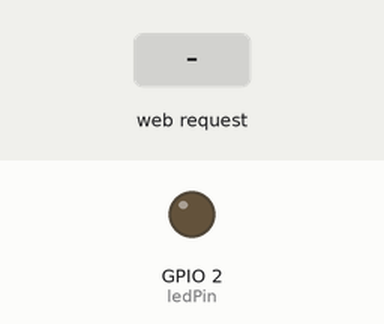
Simulated run of this sketch. Board: ESP32. Shown: output pins drawn as LEDs (lit = HIGH). The inputs (shaded band) are chosen by the test bench. WiFi joins after 1.5 s; servers stay silent unless stated; what the sketch prints to the serial monitor is not drawn.

Above: at 2.7 s.
2.8 s: HTTP request GET /ON received
At 4.0 s:
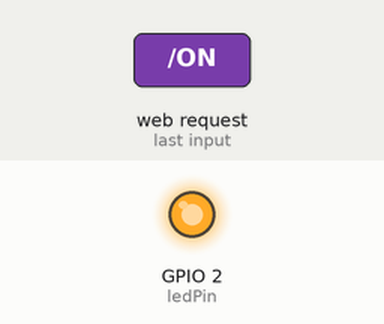
4.3 s: HTTP request GET /OFF received
At 5.2 s:
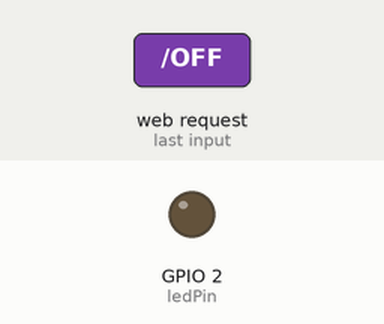
Timing chart, 0 to 7.3 s (numbered marks = the images above; inputs shaded):
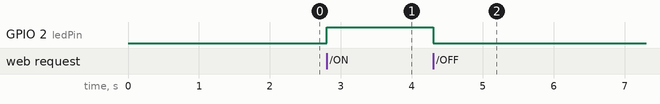

The sketch:

code.ino
```cpp
#include <WiFi.h>
const char* ssid = "YOUR_WIFI_NAME";
const char* password = "YOUR_WIFI_PASSWORD";
WiFiServer server(80);
#define ledPin 2

void setup() {
  Serial.begin(115200);
  pinMode(ledPin, OUTPUT);
  WiFi.begin(ssid, password);
  while (WiFi.status() != WL_CONNECTED) {
    delay(500);
    Serial.print(".");
  }
  Serial.println("\nConnected!");
  Serial.print("IP Address: ");
  Serial.println(WiFi.localIP());
  server.begin();
}

void loop() {
  WiFiClient client = server.available();
  if (client) {
    String request = client.readStringUntil('\r');
    client.flush();
    if (request.indexOf("/ON") != -1) {
      digitalWrite(ledPin, HIGH);
    }
    if (request.indexOf("/OFF") != -1) {
      digitalWrite(ledPin, LOW);
    }
    client.println("HTTP/1.1 200 OK");
    client.println("Content-type:text/html");
    client.println();
    client.println("<h1>ESP32 LED Control</h1>");
    client.println("<a href=\"/ON\"><button>ON</button></a>");
    client.println("<a href=\"/OFF\"><button>OFF</button></a>");
    client.println();
    client.stop();
  }
}
```

Measured:
- after the input at 2.8 s, GPIO 2 (ledPin): LOW → HIGH at once
- after the input at 4.3 s, GPIO 2 (ledPin): HIGH → LOW at once
